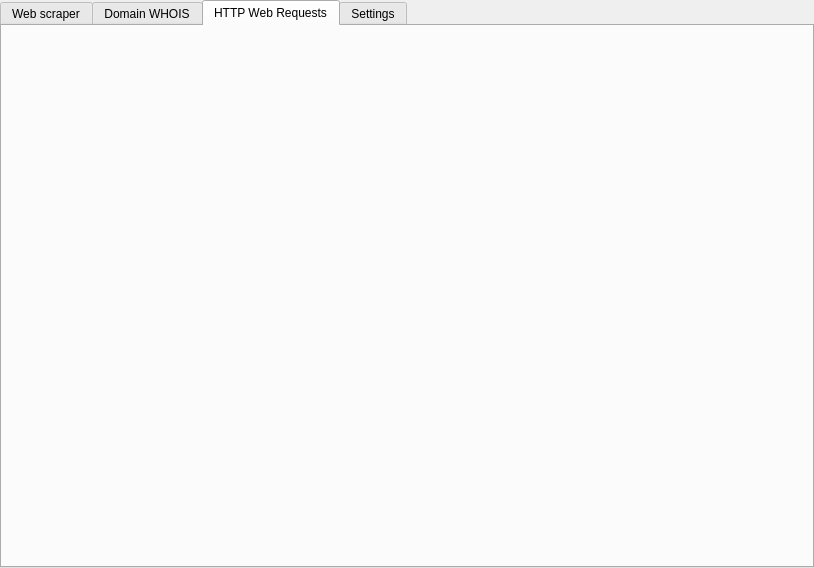
<?xml version="1.0" encoding="UTF-8"?>
<ui version="4.0">
 <class>UiWeb</class>
 <widget class="QWidget" name="UiWeb">
  <property name="geometry">
   <rect>
    <x>0</x>
    <y>0</y>
    <width>814</width>
    <height>568</height>
   </rect>
  </property>
  <property name="windowTitle">
   <string>UiWeb</string>
  </property>
  <layout class="QGridLayout" name="gridLayout">
   <property name="leftMargin">
    <number>0</number>
   </property>
   <property name="topMargin">
    <number>0</number>
   </property>
   <property name="rightMargin">
    <number>0</number>
   </property>
   <property name="bottomMargin">
    <number>0</number>
   </property>
   <item row="0" column="0">
    <widget class="QTabWidget" name="tabWidget">
     <property name="currentIndex">
      <number>2</number>
     </property>
     <widget class="QWidget" name="web_WebScraper">
      <attribute name="title">
       <string>Web scraper</string>
      </attribute>
      <layout class="QGridLayout" name="gridLayout_27">
       <property name="leftMargin">
        <number>0</number>
       </property>
       <property name="topMargin">
        <number>0</number>
       </property>
       <property name="rightMargin">
        <number>0</number>
       </property>
       <property name="bottomMargin">
        <number>0</number>
       </property>
       <item row="0" column="0">
        <widget class="UiWebScrapper" name="widget_WebScrapper" native="true"/>
       </item>
      </layout>
     </widget>
     <widget class="QWidget" name="tab_domainWhois">
      <attribute name="title">
       <string>Domain WHOIS</string>
      </attribute>
      <layout class="QGridLayout" name="gridLayout_2">
       <property name="leftMargin">
        <number>0</number>
       </property>
       <property name="topMargin">
        <number>0</number>
       </property>
       <property name="rightMargin">
        <number>0</number>
       </property>
       <property name="bottomMargin">
        <number>0</number>
       </property>
       <item row="0" column="0">
        <widget class="UiDomainWhois" name="widget" native="true"/>
       </item>
      </layout>
     </widget>
     <widget class="QWidget" name="tab_HttpWebRequests">
      <attribute name="title">
       <string>HTTP Web Requests</string>
      </attribute>
      <layout class="QGridLayout" name="gridLayout_HttpWebRequests">
       <property name="leftMargin">
        <number>0</number>
       </property>
       <property name="topMargin">
        <number>0</number>
       </property>
       <property name="rightMargin">
        <number>0</number>
       </property>
       <property name="bottomMargin">
        <number>0</number>
       </property>
      </layout>
     </widget>
     <widget class="QWidget" name="tab_Web_Settings">
      <attribute name="title">
       <string>Settings</string>
      </attribute>
      <widget class="QGroupBox" name="groupBox_4">
       <property name="geometry">
        <rect>
         <x>10</x>
         <y>10</y>
         <width>861</width>
         <height>80</height>
        </rect>
       </property>
       <property name="title">
        <string>Proxy settings</string>
       </property>
      </widget>
     </widget>
    </widget>
   </item>
  </layout>
 </widget>
 <customwidgets>
  <customwidget>
   <class>UiDomainWhois</class>
   <extends>QWidget</extends>
   <header>UiDomainWhois.h</header>
   <container>1</container>
  </customwidget>
  <customwidget>
   <class>UiWebScrapper</class>
   <extends>QWidget</extends>
   <header>UiWebScrapper.h</header>
   <container>1</container>
  </customwidget>
 </customwidgets>
 <resources/>
 <connections/>
 <slots>
  <slot>on_pushButton_WebScraper_StopDownload_clicked()</slot>
 </slots>
</ui>
